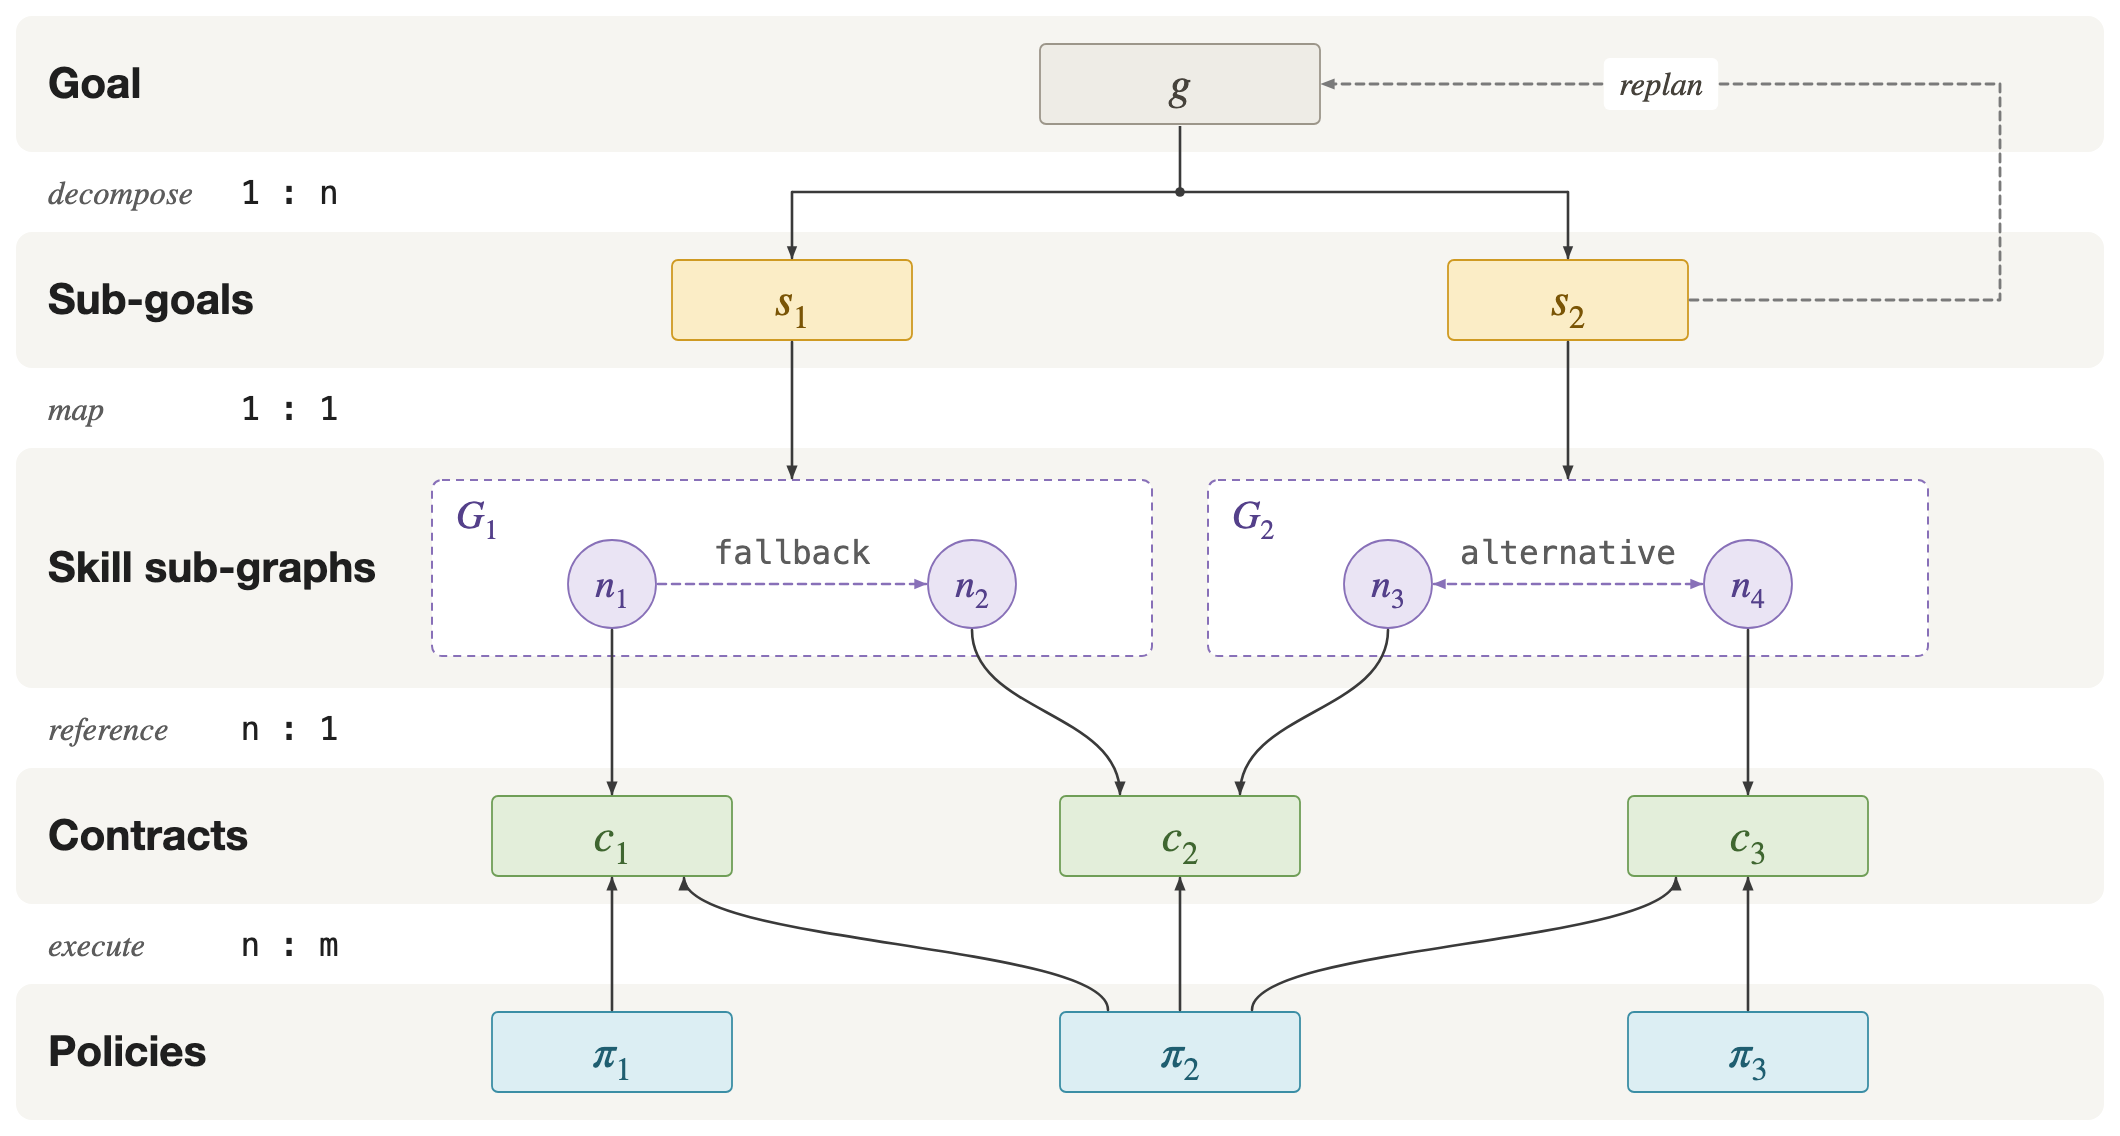

The Python source for this figure:
"""Example: a layered hierarchy - goal, sub-goals, skill sub-graphs, contracts and policies.

A minimal schema figure (symbols only) that passes `qa_svg_figure.py --strict-tidy --min-coverage 0.2`;
the coverage floor is relaxed on purpose because the figure is kept sparse.
Goal g decomposes into sub-goals s_k, a high-level function layer; a failed sub-goal can only be replanned.
Each sub-goal owns exactly one skill sub-graph G_k (1 : 1) whose skill nodes are linked by relations such as
fallback and alternative. Every node references exactly one contract, and one contract can be referenced by many
nodes (n : 1). Policies execute contracts: one contract can be executed by several policies and one policy can
execute several contracts (n : m).

Structure. The left column is the schema (layer names, and each relation with its cardinality in the gap between
two layers); the instances sit on shared columns to its right: every sub-goal is centred over its sub-graph, every
policy under a contract, and each contract under the node or the pair of nodes that reference it. With two
sub-graphs the three contracts fall on equal spacing, the figure is mirror-symmetric and no two wires cross.
The canvas is 1060 px wide and prints at 391 pt, so type keeps the sizes of the 1400 px figures.
"""

from __future__ import annotations

import sys
from pathlib import Path

HERE = Path(__file__).resolve().parent
sys.path.insert(0, str(HERE.parent / "scripts"))

from figkit import INK, MUTED, PAL, WIRE, Fig, text_w

OUT = HERE / "example_hierarchy.svg"

W = 1060
BAND_H = (68, 68, 120, 68, 68)  # goal, sub-goals, skill sub-graphs, contracts, policies
GAP, TOP = 40, 8
H = TOP * 2 + sum(BAND_H) + GAP * (len(BAND_H) - 1)
f = Fig(W, H, print_width_pt=516 * W / 1400)  # same type sizes as a 1400 px text-width figure
MODULE, LABEL, SMALL = f.fs("module"), f.fs("label"), f.fs("min")
LOOP = "#7A7A7A"
G_, S_, N_, C_, P_ = (PAL[k] for k in ("gray", "amber", "purple", "green", "blue"))

# ---------------------------------------------------------------- grid
BAND_Y = []
y = TOP
for h in BAND_H:
    BAND_Y.append(y)
    y += h + GAP
MID = [by + h / 2 for by, h in zip(BAND_Y, BAND_H)]
GRAPH_W, GRAPH_GAP = 360, 28
X0 = 216  # instance columns start here; the schema column sits to the left
X1 = X0 + 2 * GRAPH_W + GRAPH_GAP
LABEL_X = 8 + 16
LANE_X = (X1 + W - 8 - 16) / 2  # replan lane in the bands' right margin

GRAPH_X = [X0, X0 + GRAPH_W + GRAPH_GAP]
GRAPH_MID = [x + GRAPH_W / 2 for x in GRAPH_X]
NODE_X = [x + GRAPH_W * q for x in GRAPH_X for q in (0.25, 0.75)]
CONTRACT_X = (NODE_X[0], (NODE_X[1] + NODE_X[2]) / 2, NODE_X[3])  # equally spaced
CHIP_W, CHIP_H, NODE_D = 120, 40, 44


def chip(cx, cy, s, role, w=CHIP_W):
    R = PAL[role]
    return f.chip(cx - w / 2, cy - CHIP_H / 2, w, CHIP_H, s, size=MODULE, fill=R.tint, stroke=R.accent, color=R.deep)


# ================================================================ layers and the schema column
LAYERS = ("Goal", "Sub-goals", "Skill sub-graphs", "Contracts", "Policies")
RELATIONS = (("decompose", "1 : n"), ("map", "1 : 1"), ("reference", "n : 1"), ("execute", "n : m"))
for by, h, name, mid in zip(BAND_Y, BAND_H, LAYERS, MID):
    band = f.panel(8, by, W - 16, h, "gray", None)
    f.text(LABEL_X, mid + 7, name, size=MODULE, weight=700, color=INK)
CARD_X = LABEL_X + max(text_w(v, SMALL) for v, _ in RELATIONS) + 12  # cardinalities share one column
for k, (verb, card) in enumerate(RELATIONS):
    gy = BAND_Y[k] + BAND_H[k] + GAP / 2 + 6
    f.text(LABEL_X, gy, verb, size=SMALL, color=MUTED, family="serif", italic=True)
    f.text(CARD_X, gy, card, size=SMALL, color=INK, family="mono")

# ================================================================ instances
goal = chip((X0 + X1) / 2, MID[0], "$g$", "gray", w=140)
subgoals = [chip(x, MID[1], f"$s_{k + 1}$", "amber") for k, x in enumerate(GRAPH_MID)]
f.bus(goal, subgoals, side="bottom")

# one sub-graph per sub-goal; its two skill nodes are linked by a relation
RELATION = ("fallback", "alternative")
G_Y, G_H = BAND_Y[2] + 16, BAND_H[2] - 32
nodes = []
for k, (gx, rel) in enumerate(zip(GRAPH_X, RELATION)):
    graph = f.card(gx, G_Y, GRAPH_W, G_H, fill="#FFFFFF", stroke=N_.accent, dashed=True)
    f.text(gx + 12, G_Y + 24, f"$G_{k + 1}$", size=LABEL, color=N_.deep, box=graph)
    f.connect(subgoals[k], graph, sides=("bottom", "top"), color=WIRE, sw=1.3, head=7)
    ny = G_Y + G_H / 2 + 8
    pair = [f.chip(NODE_X[2 * k + j] - NODE_D / 2, ny - NODE_D / 2, NODE_D, NODE_D, f"$n_{2 * k + j + 1}$", size=LABEL,
                   fill=N_.tint, stroke=N_.accent, color=N_.deep, r=NODE_D / 2) for j in (0, 1)]
    nodes += pair
    f.connect(pair[0], pair[1], sides=("right", "left"), color=N_.accent, sw=1.3, head=6.5, dashed=True,
              start=rel == "alternative")
    f.text(GRAPH_MID[k], ny - 10, rel, size=SMALL, anchor="middle", color=MUTED, family="mono", box=graph)

contracts = [chip(x, MID[3], f"$c_{m + 1}$", "green") for m, x in enumerate(CONTRACT_X)]
policies = [chip(x, MID[4], f"$\\pi_{p + 1}$", "blue") for p, x in enumerate(CONTRACT_X)]

# every node references exactly one contract; the middle contract is shared by a node of each sub-graph
REFERENCES = ((0, 0, 0.5), (1, 1, 0.25), (2, 1, 0.75), (3, 2, 0.5))
for n, c, t in REFERENCES:
    f.curve(nodes[n], contracts[c], tb=t)
# policies execute contracts, many to many: c1 and c3 have two policies each, pi2 serves all three contracts
EXECUTES = ((0, 0, 0.5, 0.5), (1, 0, 0.2, 0.8), (1, 1, 0.5, 0.5), (1, 2, 0.8, 0.2), (2, 2, 0.5, 0.5))
for p, c, tp, tc in EXECUTES:
    f.curve(policies[p], contracts[c], ta=tp, tb=tc, up=True)

# a failed sub-goal can only be replanned from the goal
f.route(subgoals[-1], goal, (LANE_X,), sides=("right", "right"), color=LOOP, sw=1.4, dashed=True, head=7,
        label="replan", label_seg=2, label_color=MUTED, label_size=SMALL, knockout=True)

f.save(str(OUT))
print(OUT)
